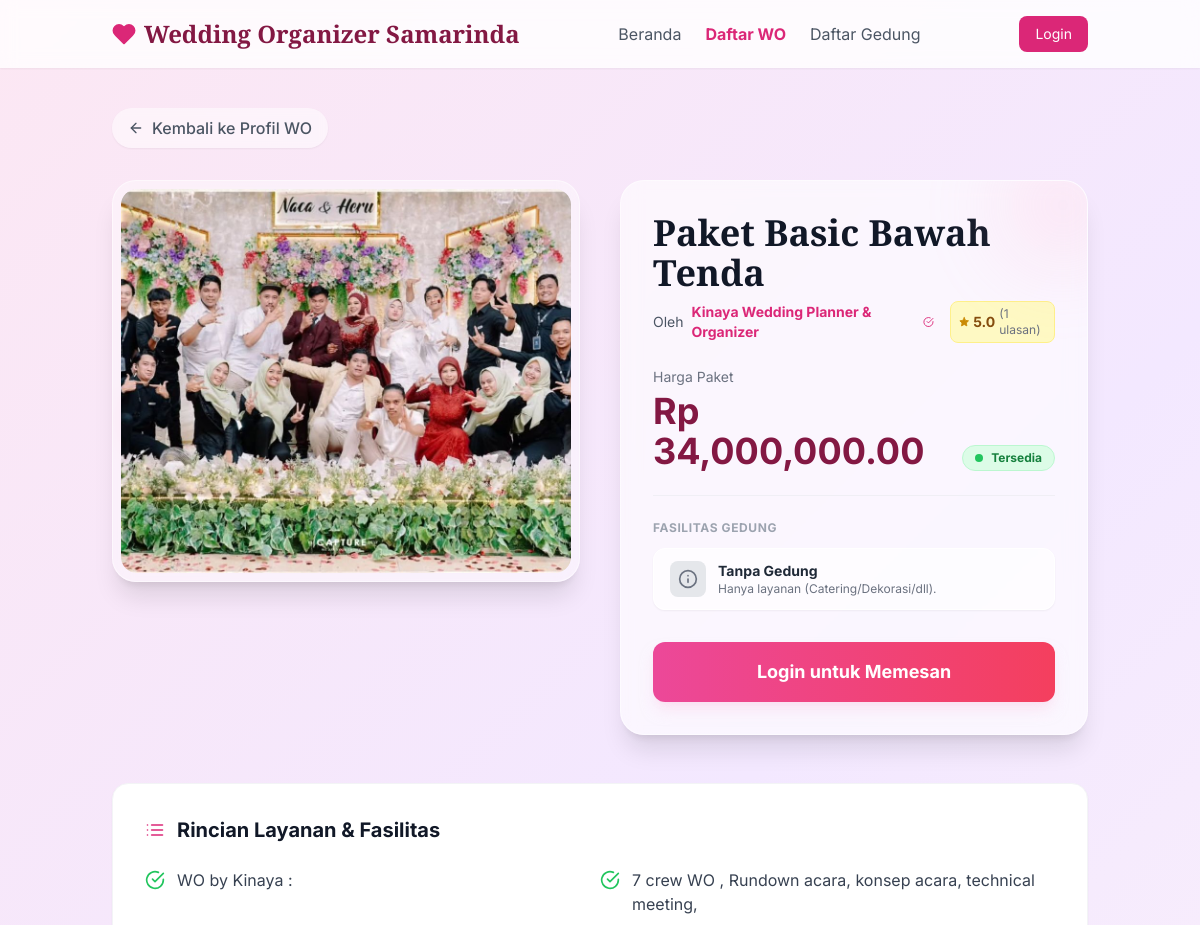
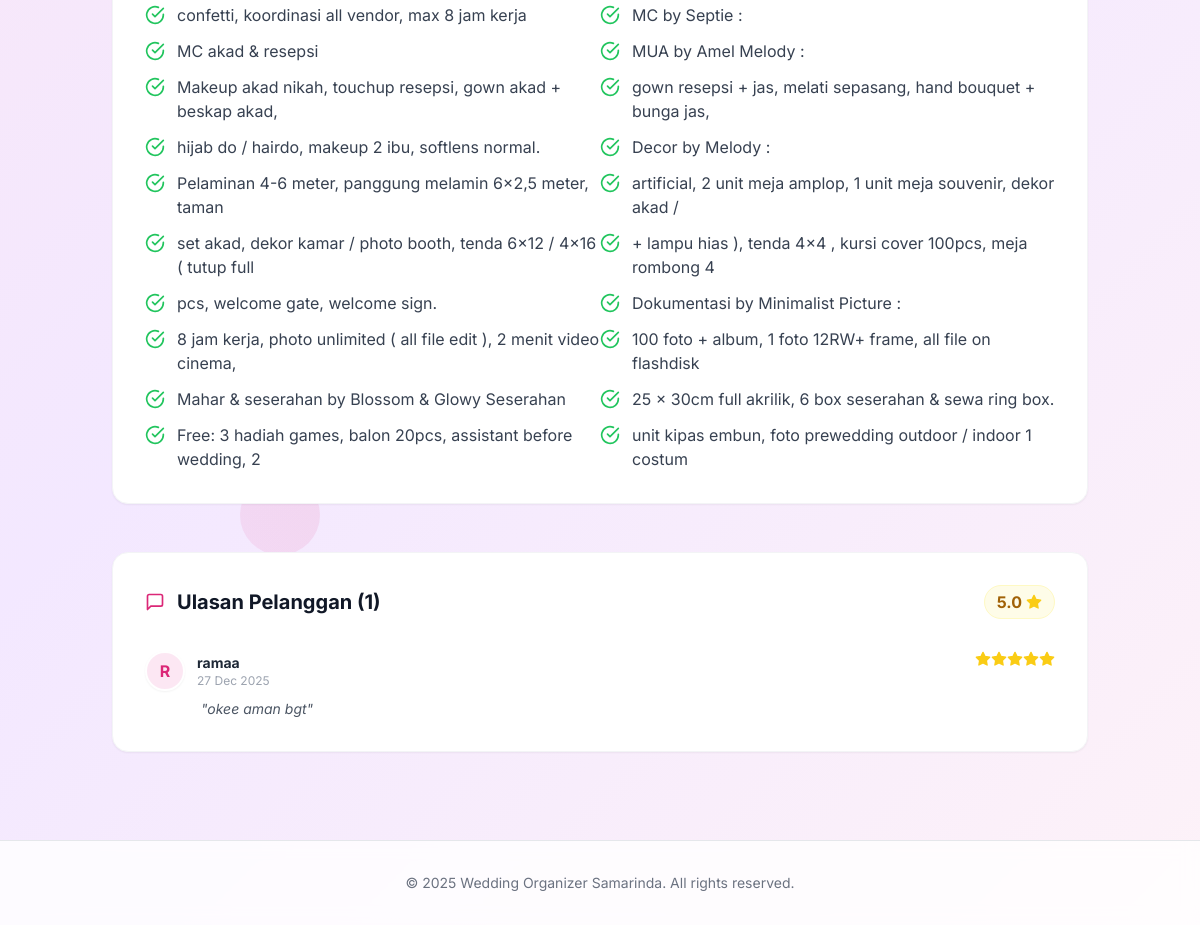
The app's page /paket/3/, older data (2 pictures, top to bottom).
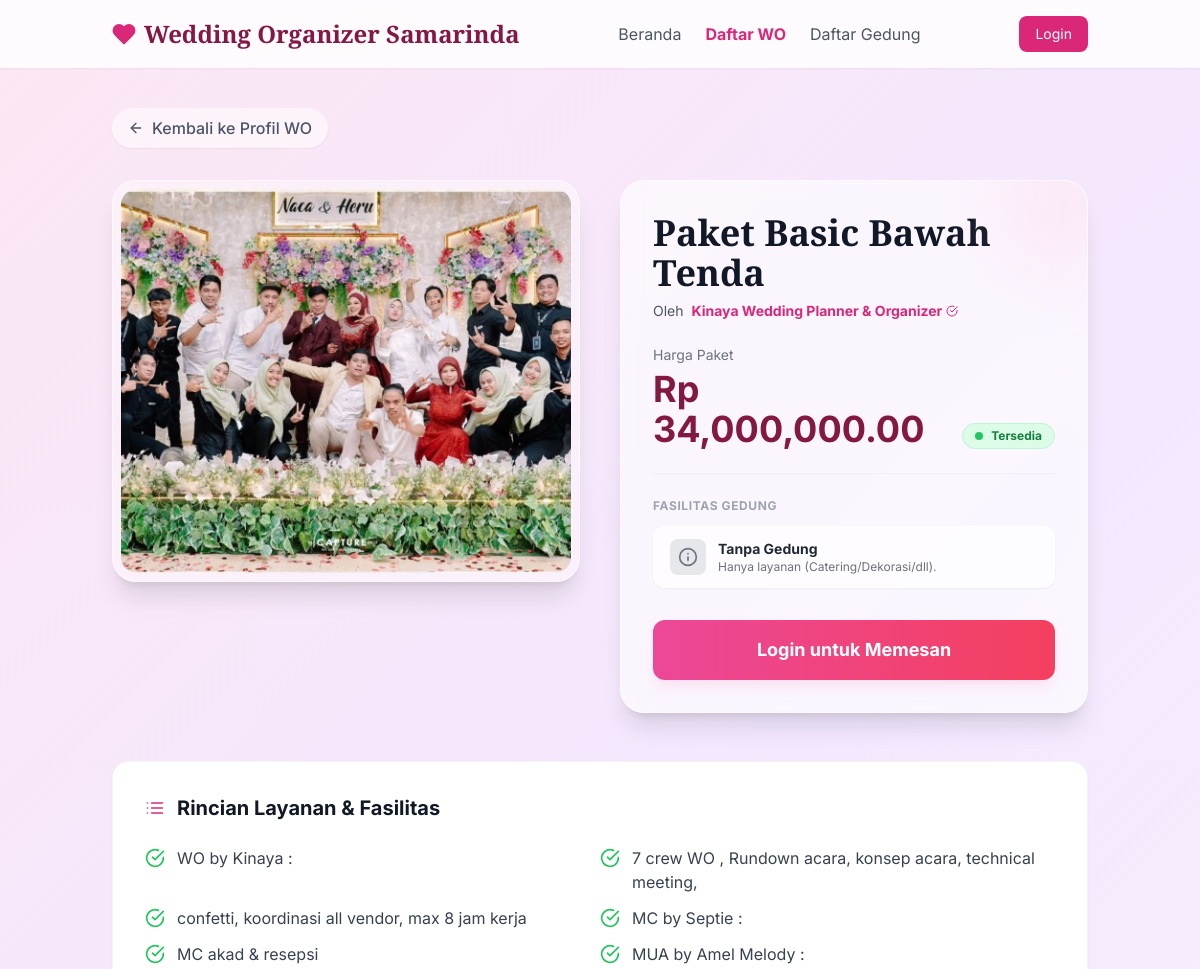
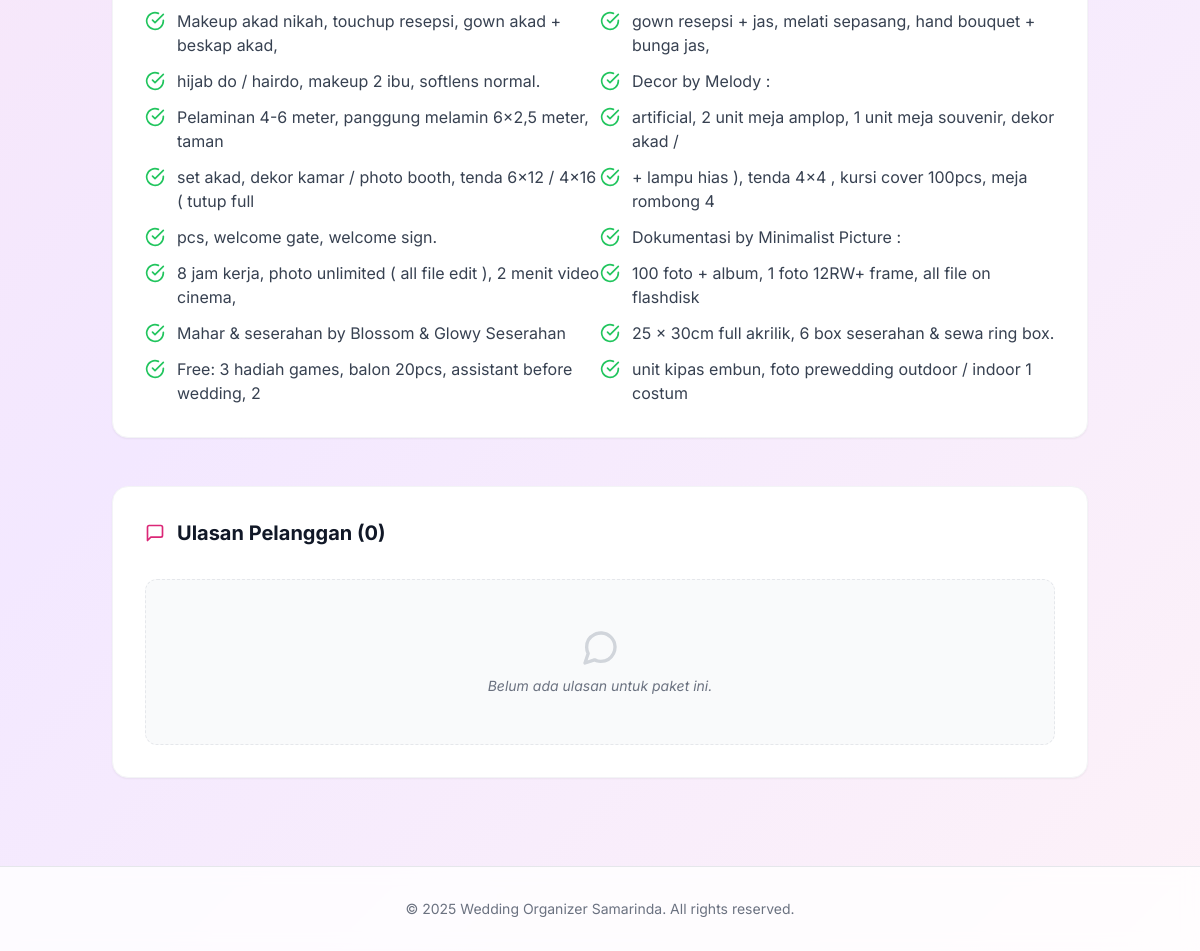
The same page, newer data (2 pictures, top to bottom).
### organizer/models.py (models this page shows, shortened)
class Ulasan(models.Model):
    wo = models.ForeignKey(settings.AUTH_USER_MODEL, on_delete=models.CASCADE, related_name='ulasan_wo')
    penulis = models.ForeignKey(settings.AUTH_USER_MODEL, on_delete=models.CASCADE, related_name='penulis_ulasan')
    pesanan = models.OneToOneField(Pesanan, on_delete=models.CASCADE, null=True, blank=True, related_name='data_ulasan')
    rating = models.IntegerField(default=5, choices=[(i, i) for i in range(1, 6)])
    komentar = models.TextField()
    created_at = models.DateTimeField(auto_now_add=True)

### beranda/views.py (the view)
# urls.py: path('paket/<int:paket_id>/', views.detail_paket_view, name='detail_paket'),
def detail_paket_view(request, paket_id):
    paket = get_object_or_404(Paket, id=paket_id)
    ulasan_list = Ulasan.objects.filter(wo=paket.wo).order_by('-created_at')
    rating_rata2 = ulasan_list.aggregate(Avg('rating'))['rating__avg'] or 0
    context = {
        'paket': paket,
        'rating_rata2': round(rating_rata2, 1),
        'jumlah_ulasan': ulasan_list.count(),
        'ulasan_list': ulasan_list
    }
    return render(request, 'beranda/detail_paket.html', context)

### beranda/templates/beranda/detail_paket.html (shortened to what the changed rows need)
{% load humanize %}
<!DOCTYPE html>
<html lang="id">
<head>
    <script src="https://cdn.tailwindcss.com"></script>
</head>
<body class="min-h-screen relative flex flex-col">
    <div class="floating-shapes">
        <div class="shape"></div>
    </div>
    <main class="relative z-10 container mx-auto px-6 py-10 flex-grow">
        <div class="grid grid-cols-1 lg:grid-cols-2 gap-10 items-start mb-12">
            <div class="space-y-6">
                <div class="glass-effect rounded-3xl p-8 shadow-xl relative overflow-hidden bg-white/60">
                    <h1 class="text-3xl md:text-4xl font-serif-display font-bold text-gray-900 mb-2">{{ paket.nama_paket }}</h1>
                    <div class="flex items-center text-gray-600 mb-6 text-sm">
                        {% if jumlah_ulasan > 0 %}
                        <div class="ml-4 flex items-center bg-yellow-100 px-2 py-1 rounded-lg border border-yellow-200">
                            <i data-feather="star" class="w-3 h-3 text-yellow-600 fill-current mr-1"></i>
                            <span class="font-bold text-yellow-800">{{ rating_rata2 }}</span>
                            <span class="text-xs text-gray-500 ml-1">({{ jumlah_ulasan }} ulasan)</span>
                        </div>
                        {% endif %}
                    </div>
                </div>
            </div>
        </div>
        <div class="w-full mb-12">
            <div class="bg-white p-8 rounded-2xl shadow-sm border border-gray-100">
                <div class="grid grid-cols-1 md:grid-cols-2 gap-y-3">
                    {% if paket.deskripsi %}
                        {% for item in paket.deskripsi.splitlines %}
                            {% if item.strip %}
                            <div class="flex items-start text-gray-700">
                                <i data-feather="check-circle" class="w-5 h-5 text-green-500 mr-3 flex-shrink-0 mt-0.5"></i>
                                <span class="text-sm md:text-base leading-relaxed">{{ item }}</span>
                            </div>
                            {% endif %}
                        {% endfor %}
                    {% else %}
                        <p class="text-gray-500 italic">Informasi layanan belum ditambahkan.</p>
                    {% endif %}
                </div>
            </div>
        </div>
        <div class="w-full">
            <div class="bg-white p-8 rounded-2xl shadow-sm border border-gray-100">
                <div class="flex items-center justify-between mb-8">
                    <h3 class="text-xl font-bold text-gray-900 flex items-center">
                        <i data-feather="message-square" class="w-5 h-5 mr-3 text-pink-600"></i>
                        Ulasan Pelanggan ({{ jumlah_ulasan }})
                    </h3>
                    {% if jumlah_ulasan > 0 %}
                    <div class="flex items-center bg-yellow-50 px-3 py-1 rounded-full border border-yellow-100">
                        <span class="text-yellow-700 font-bold mr-1">{{ rating_rata2 }}</span>
                        <div class="flex text-yellow-400">
                            <i data-feather="star" class="w-4 h-4 fill-current"></i>
                        </div>
                    </div>
                    {% endif %}
                </div>
                <div class="space-y-6">
                    {% for ulasan in ulasan_list %}
                    <div class="border-b border-gray-100 pb-6 last:border-0 last:pb-0">
                        <div class="flex justify-between items-start mb-2">
                            <div class="flex items-center">
                                <div class="w-10 h-10 bg-pink-100 rounded-full flex items-center justify-center font-bold text-pink-600 mr-3 border-2 border-white shadow-sm">
                                    {{ ulasan.penulis.first_name|slice:":1"|default:ulasan.penulis.username|slice:":1"|upper }}
                                </div>
                                <div>
                                    <p class="font-bold text-gray-800 text-sm">{{ ulasan.penulis.first_name|default:ulasan.penulis.username }}</p>
                                    <p class="text-xs text-gray-400">{{ ulasan.created_at|date:"d M Y" }}</p>
                                </div>
                            </div>
                            <div class="flex text-yellow-400">
                                {% for i in "12345" %}
                                    {% if forloop.counter <= ulasan.rating %}
                                        <i data-feather="star" class="w-4 h-4 fill-current"></i>
                                    {% else %}
                                        <i data-feather="star" class="w-4 h-4 text-gray-300"></i>
                                    {% endif %}
                                {% endfor %}
                            </div>
                        </div>
                        <p class="text-gray-600 text-sm ml-13 pl-14 italic">"{{ ulasan.komentar }}"</p>
                    </div>
                    {% empty %}
                    <div class="text-center py-12 bg-gray-50 rounded-xl border border-dashed border-gray-200">
                        <i data-feather="message-circle" class="w-10 h-10 text-gray-300 mx-auto mb-2"></i>
                        <p class="text-gray-500 italic text-sm">Belum ada ulasan untuk paket ini.</p>
                    </div>
                    {% endfor %}
                </div>
            </div>
        </div>
    </main>
</body>
</html>

Row changes from the older to the newer data that the page shows:
removed Ulasan: penulis.first_name "R", penulis.first_name "ramaa", created_at "27 Dec 2025", rating 5 (drawn), komentar "okee aman bgt"
Text that changed along with them:
{{ jumlah_ulasan }}: "1" → "0"
{{ rating_rata2 }}: "5.0" → (not shown)
{{ jumlah_ulasan }}: "1" → (not shown)
text no longer shown: "( ulasan)"
text now shown: "Belum ada ulasan untuk paket ini."
